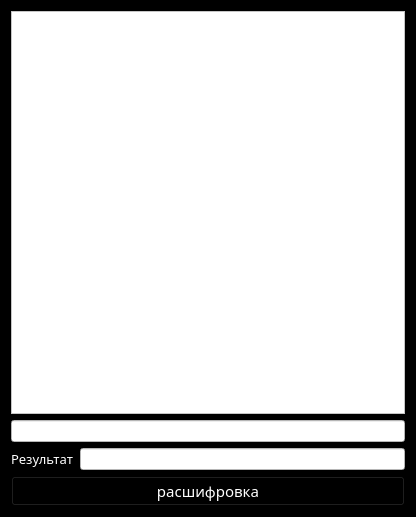
<?xml version="1.0" encoding="UTF-8"?>
<ui version="4.0">
 <class>exept</class>
 <widget class="QWidget" name="exept">
  <property name="geometry">
   <rect>
    <x>0</x>
    <y>0</y>
    <width>416</width>
    <height>517</height>
   </rect>
  </property>
  <property name="windowTitle">
   <string>.</string>
  </property>
  <property name="styleSheet">
   <string notr="true">background-color: rgb(0, 0, 0);</string>
  </property>
  <layout class="QGridLayout" name="gridLayout">
   <item row="0" column="0" colspan="2">
    <widget class="QTextEdit" name="lineEdit_crypted">
     <property name="styleSheet">
      <string notr="true">background-color: rgb(255, 255, 255);
border-image: url(:/yerr.jpg);</string>
     </property>
    </widget>
   </item>
   <item row="1" column="0" colspan="2">
    <widget class="QLineEdit" name="lineEdit_key">
     <property name="styleSheet">
      <string notr="true">background-color: rgb(255, 255, 255);</string>
     </property>
     <property name="text">
      <string/>
     </property>
    </widget>
   </item>
   <item row="2" column="0">
    <widget class="QLabel" name="label">
     <property name="font">
      <font>
       <family>OpenSymbol</family>
       <pointsize>10</pointsize>
      </font>
     </property>
     <property name="styleSheet">
      <string notr="true">color: rgb(255, 255, 255);</string>
     </property>
     <property name="text">
      <string>Результат</string>
     </property>
    </widget>
   </item>
   <item row="2" column="1">
    <widget class="QLineEdit" name="lineEdit_3">
     <property name="styleSheet">
      <string notr="true">background-color: rgb(255, 255, 255);</string>
     </property>
     <property name="text">
      <string/>
     </property>
    </widget>
   </item>
   <item row="3" column="0" colspan="2">
    <widget class="QPushButton" name="pushButton_decrypt">
     <property name="font">
      <font>
       <family>OpenSymbol</family>
       <pointsize>11</pointsize>
      </font>
     </property>
     <property name="styleSheet">
      <string notr="true">color: rgb(255, 255, 255);</string>
     </property>
     <property name="text">
      <string>расшифровка</string>
     </property>
    </widget>
   </item>
  </layout>
 </widget>
 <resources/>
 <connections/>
</ui>
